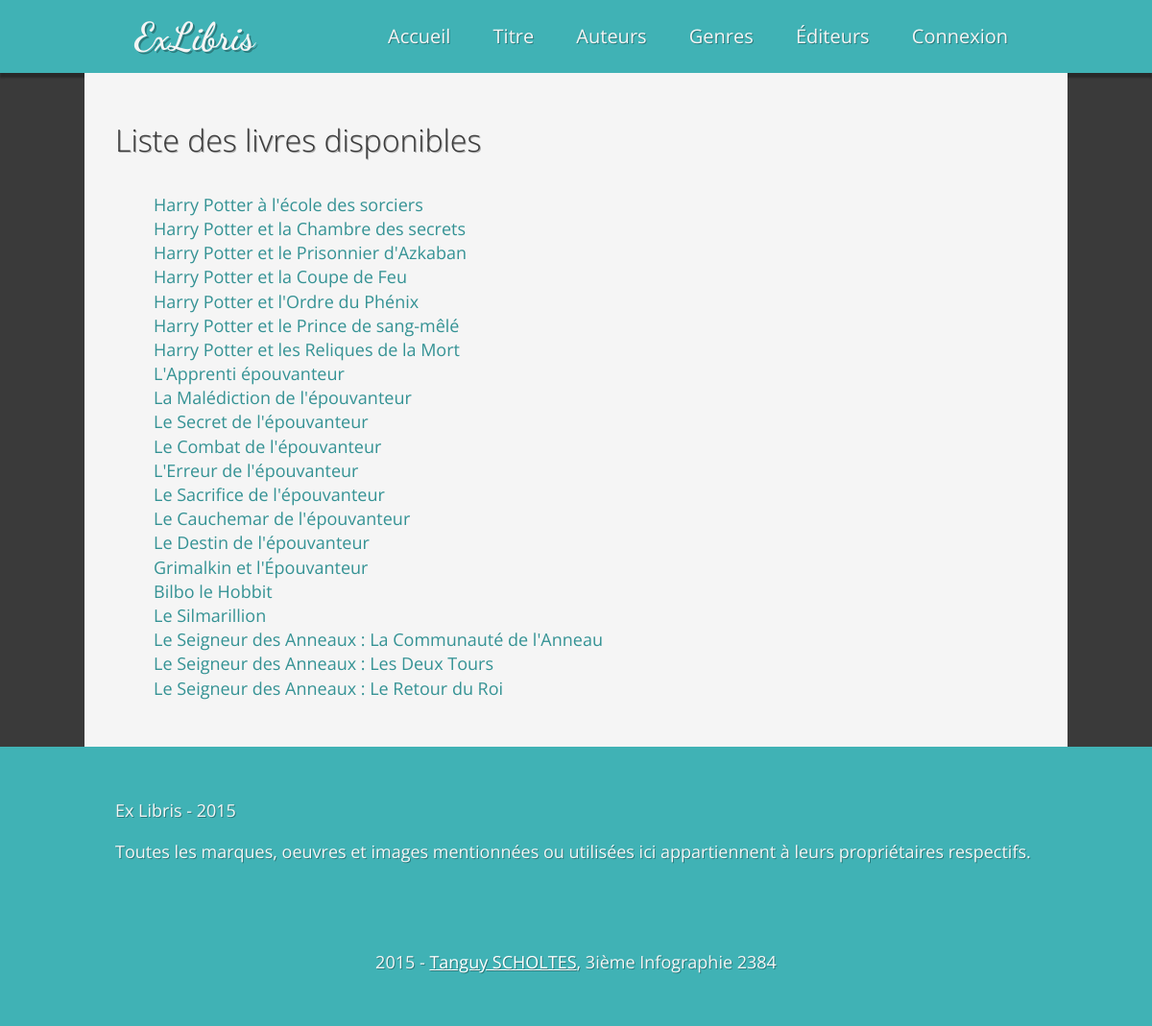
The page / on the database its author committed.
### tables this page shows
CREATE TABLE IF NOT EXISTS `books` (
  `id` int(10) unsigned NOT NULL AUTO_INCREMENT,
  `title` varchar(255) DEFAULT NULL,
  `slug` varchar(255) DEFAULT NULL,
  `front_cover` varchar(255) NOT NULL,
  `summary` text NOT NULL,
  `isbn` varchar(255) NOT NULL,
  `npages` int(10) NOT NULL,
  `datepub` date NOT NULL,
  `language_id` int(10) NOT NULL,
  `genre_id` int(10) NOT NULL,
  `location_id` int(10) NOT NULL,
  `editor_id` int(10) NOT NULL,
  `created_at` timestamp NOT NULL DEFAULT CURRENT_TIMESTAMP,
  `updated_at` timestamp NOT NULL DEFAULT CURRENT_TIMESTAMP,
  PRIMARY KEY (`id`),
  UNIQUE KEY `slug` (`slug`)
);

### index.php (called while the page is built, shortened)
<?php
	include(CONFIG_DIR.'route.php');
	include(CONFIG_DIR.'database.php');
	if(isset($_REQUEST['a']) && isset($_REQUEST['m']))
	{
		$route = $_REQUEST['m'].ROUTE_DELIMITER.$_REQUEST['a'];
		if (in_array($route, $routes))
		{
			extract($_REQUEST);
		}
		else
		{
			$route = $routes['default'];
			$routeParts = explode(ROUTE_DELIMITER,$route);
			$a = $routeParts[1];
			$m = $routeParts[0];
		}
	}
	else
	{
		$route = $routes['default'];
		$routeParts = explode(ROUTE_DELIMITER,$route);
		$a = $routeParts[1];
	}
	$controller = new $controllerName;
	$data = call_user_func([$controller, $a]);
	include(VIEW_DIR.'layout.php');

### config/route.php (called while the page is built)
<?php
$routes = [
	'default' => 'book/index',
	'bookshow' => 'book/show',
	'bookindex' => 'book/index',
	'bookedit' => 'book/edit',
	'bookupdate' => 'book/update',
	'bookdelete' => 'book/delete',
	'bookcreate' => 'book/create',
	'bookvalidate' => 'book/validate',
	'authorshow' => 'author/show',
	'authorindex' => 'author/index',
	'authoredit' => 'author/edit',
	'authorupdate' => 'author/update',
	'authordelete' => 'author/delete',
	'authorcreate' => 'author/create',
	'authorvalidate' => 'author/validate',
	'genreshow' => 'genre/show',
	'genreindex' => 'genre/index',
	'genreedit' => 'genre/edit',
	'genreupdate' => 'genre/update',
	'genredelete' => 'genre/delete',
	'genrecreate' => 'genre/create',
	'genrevalidate' => 'genre/validate',
	'editorshow' => 'editor/show',
	'editorindex' => 'editor/index',
	'editoredit' => 'editor/edit',
	'editorupdate' => 'editor/update',
	'editordelete' => 'editor/delete',
	'editorcreate' => 'editor/create',
	'editorvalidate' => 'editor/validate',
	'userlogin' => 'user/login',
	'userlogout' => 'user/logout'
];

### config/database.php (called while the page is built, shortened)
<?php
	$options = [
		PDO::ATTR_DEFAULT_FETCH_MODE => PDO::FETCH_ASSOC,
		PDO::ATTR_ERRMODE            => PDO::ERRMODE_EXCEPTION
	];

### models/model.php (called while the page is built, shortened)
<?php
class Model
{
	protected $cx = null;
	private $table = '';
	function __construct($table)
	{
		global $options;
		$this->table = $table;
		try
		{
			$this->cx = new \PDO(DSN, USERNAME, PASSWORD, $options);
			$this->cx -> query('SET CHARACTER SET UTF8');
			$this->cx -> query('SET NAMES UTF8');
		}
		catch(\PDOException $e)
		{
			die($e -> getMessage());
		}
	}
	function all()
	{
		$sql = 'SELECT * from %s';
		return $this->cx -> query(sprintf($sql, $this->table));
	}
}

### models/book.php (called while the page is built, shortened)
<?php
class Book extends Model
{
	private $table = 'books';
	function __construct(){
		parent::__construct($this->table);
	}
}

### controller/bookController.php (called while the page is built, shortened)
<?php
class BookController extends BaseController
{
	function index()
	{
		$book = new \Models\Book;
		$data = $book->all();
		$view = 'bookIndex.php';
		return [
			'view' => $view,
			'data' => $data
			];
	}
}

### views/bookIndex.php (the view, shortened to what this page needs)
<h1 class="content-title">Liste des livres disponibles</h1>
<ul class="content-list">
	<?php foreach ($data['data'] as $book): ?>
		<li class="content-list-item">
			<a class="content-list-link" href="?a=show&m=book&book_id=<?php echo $book['id'] ?>">
				<?php echo $book['title'] ?>
			</a>
		</li>
	<?php endforeach ?>
</ul>

### views/layout.php (shortened to what this page needs)
<!DOCTYPE html >
<html lang="<?php echo LANG; ?>">
	<head>
		<link rel="stylesheet" type="text/css" href="./css/styles.css" media="screen" />
	</head>
	<body>
		<div class="header-wrapper">
			<header class="header">
				<div class="branding">
					<span class="branding-title"><a class="branding-link" href="?a=index&m=book">ExLibris</a></span>
				</div>
				<nav class="menu">
					<ul class="menu-list">
						<li class="menu-list-item"><a class="menu-list-link" href="?a=index&m=book">Accueil</a></li>
						<li class="menu-list-item"><a class="menu-list-link" href="?a=index&m=book">Titre</a></li>
						<li class="menu-list-item"><a class="menu-list-link" href="?a=index&m=author">Auteurs</a></li>
						<li class="menu-list-item"><a class="menu-list-link" href="?a=index&m=genre">Genres</a></li>
						<li class="menu-list-item"><a class="menu-list-link" href="?a=index&m=editor">Éditeurs</a></li>
						<li class="menu-list-item">
							<?php if ($_SESSION['valid']): ?>
								<a class="menu-list-link" href="?a=logout&m=user">Déconnexion</a>
							<?php else: ?>
								<a class="menu-list-link" href="?a=login&m=user">Connexion</a>
							<?php endif ?>
						</li>
					</ul>
				</nav>
			</header>
		</div>
		<div class="content-wrapper">
			<main class="content">
				<?php include($data['view']) ?>
			</main>
		</div>
		<div class="footer-wrapper">
			<footer class="footer">
				<div class="legal">
					<p>Ex Libris - 2015</p>
					<p>Toutes les marques, oeuvres et images mentionnées ou utilisées ici appartiennent à leurs propriétaires respectifs.</p>
				</div>
				<div class="credits">
					<p>2015 - <a class="credits-link" href="#">Tanguy SCHOLTES</a>, 3i&egrave;me Infographie 2384</p>
				</div>
			</footer>
		</div>
	</body>
</html>

### css/styles.css (style rules this page uses)
article,aside,details,figcaption,figure,footer,header,hgroup,main,nav,section,summary { display:block }
html { font-size:100%;-ms-text-size-adjust:100%;-webkit-text-size-adjust:100% }
html,button,input,select,textarea { font-family:sans-serif }
body { margin:0 }
h1 { font-size:2em;margin:0.67em 0 }
p,pre { margin:1em 0 }
dl,menu,ol,ul { margin:1em 0 }
menu,ol,ul { padding:0 0 0 40px }
nav ul,nav ol { list-style:none;list-style-image:none }
html,button,input,select,textarea { color:#222 }
html { font-size:1em;line-height:1.4 }
html { background-color:#3a3a3a;width:100% }
body { width:100%;font-family:'Open Sans',sans-serif }
.header-wrapper { width:100%;background-color:#40B2B5;box-shadow:0 5px 2px rgba(0,0,0,0.3) }
.header { width:80%;margin:0 auto;position:relative }
.branding-title { font-family:'Dancing Script',Palatino,"Palatino Linotype","Palatino LT STD","Book Antiqua",Georgia,serif;display:inline-block;margin:0.25em 0.5em;font-size:2.5em;font-weight:bold;text-shadow:2px 2px 0 rgba(0,0,0,0.3) }
.branding-link { color:#f5f5f5;text-decoration:none }
.menu { display:inline-block;position:absolute;right:0;top:1.5em }
.menu-list { list-style-type:none;display:inline-block;margin:0 }
.menu-list-item { display:inline-block;font-size:1.25em;text-shadow:1px 1px 0 rgba(0,0,0,0.3);margin-right:1em }
.menu-list-link { color:#f5f5f5;text-decoration:none;padding:0.25em 0.5em;border-radius:15px;transition:background-color 0.5s ease }
.footer-wrapper { width:100%;background-color:#40B2B5;color:#f5f5f5;min-height:10em;text-shadow:1px 1px 0 rgba(0,0,0,0.3);font-size:1.125em }
.footer { width:80%;margin:0 auto;padding-top:2em }
.credits { margin:2em 0 0 0;padding:2em;text-align:center;display:block }
.credits-link { color:white }
.content-wrapper { overflow:auto;display:block;min-height:500px }
.content { background-color:#f5f5f5;width:80%;margin:0 auto;padding:2em;color:#3a3a3a;position:relative;overflow:auto;display:block;min-height:500px }
.content-title { margin:0 0 1em 0;padding-top:0.5em;text-shadow:1px 1px 0 rgba(0,0,0,0.3);font-weight:200 }
.content-list { list-style-type:none }
.content-list-link { font-size:1.125em;color:#349294;text-decoration:none }

### rows shown on the page
books: title "Harry Potter à l'école des sorciers"
books: title "Harry Potter et la Chambre des secrets"
books: title "Harry Potter et le Prisonnier d'Azkaban"
books: title "Harry Potter et la Coupe de Feu"
books: title "Harry Potter et l'Ordre du Phénix"
books: title "Harry Potter et le Prince de sang-mêlé"
books: title "Harry Potter et les Reliques de la Mort"
books: title "L'Apprenti épouvanteur"
books: title "La Malédiction de l'épouvanteur"
books: title "Le Secret de l'épouvanteur"
books: title "Le Combat de l'épouvanteur"
books: title "L'Erreur de l'épouvanteur"
books: title "Le Sacrifice de l'épouvanteur"
books: title "Le Cauchemar de l'épouvanteur"
books: title "Le Destin de l'épouvanteur"
books: title "Grimalkin et l'Épouvanteur"
books: title "Bilbo le Hobbit"
books: title "Le Silmarillion"
books: title "Le Seigneur des Anneaux : La Communauté de l'Anneau"
books: title "Le Seigneur des Anneaux : Les Deux Tours"
books: title "Le Seigneur des Anneaux : Le Retour du Roi"
